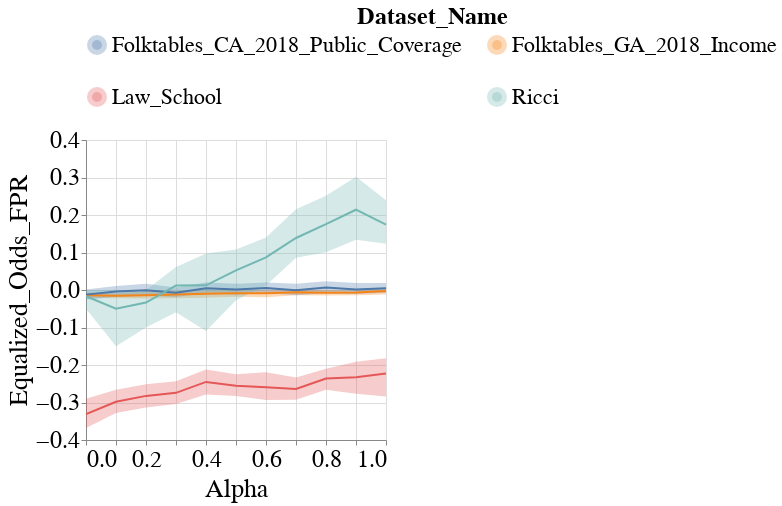

The notebook cell saved with this chart:
### Markdown cell above
### Disparity Metrics

### Code cell
visualizer.create_group_metric_line_bands_per_dataset_plot(model_name=MODEL_NAMES[0],
                                                           metric_type='group',
                                                           metric_name='Equalized_Odds_FPR',
                                                           dataset_groups_dct={
                                                               'Folktables_GA_2018_Income': 'RAC1P',
                                                               'Law_School': 'race',
                                                               'Folktables_CA_2018_Public_Coverage': 'RAC1P',
                                                               'Ricci': 'Race',
                                                           })

### Figure 1 — Vega-Lite specification as saved in the notebook (floating-point values rounded to 4 significant figures; data arrays with more than 128 entries replaced by an {"elided": "..."} marker saying what was removed)
{"config": {"view": {"continuousWidth": 400, "continuousHeight": 300}, "axis": {"labelFontSize": 24, "labelFontWeight": "normal", "titleFontSize": 26, "titleFontWeight": "normal"}, "legend": {"columns": 2, "direction": "horizontal", "labelFontSize": 22, "labelLimit": 400, "orient": "top", "symbolStrokeWidth": 10, "titleAnchor": "middle", "titleFontSize": 24, "titleLimit": 300}, "title": {"fontSize": 22}}, "layer": [{"mark": {"type": "errorband", "extent": "ci"}, "encoding": {"color": {"field": "Dataset_Name", "type": "nominal"}, "x": {"field": "Intervention_Param", "title": "Alpha", "type": "quantitative"}, "y": {"field": "Metric_Value", "scale": {"zero": false}, "title": "Equalized_Odds_FPR", "type": "quantitative"}}}, {"mark": "line", "encoding": {"color": {"field": "Dataset_Name", "type": "nominal"}, "x": {"field": "Intervention_Param", "title": "Alpha", "type": "quantitative"}, "y": {"aggregate": "mean", "field": "Metric_Value", "scale": {"zero": false}, "title": "Equalized_Odds_FPR", "type": "quantitative"}}}], "data": {"name": "data-dc5c1b4e41b4f8e6b6e62d5afe503be6"}, "height": 300, "width": 300, "$schema": "https://vega.github.io/schema/vega-lite/v4.17.0.json", "datasets": {"data-dc5c1b4e41b4f8e6b6e62d5afe503be6": {"elided": "264 records"}}}
